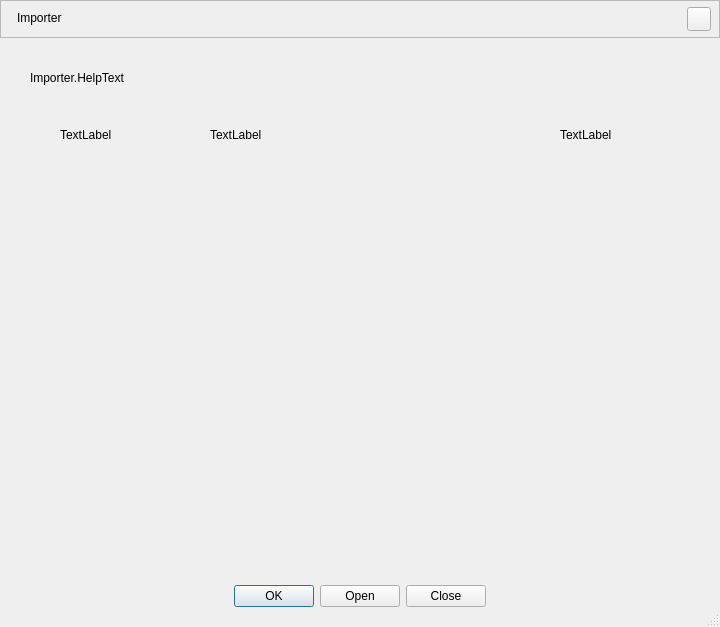
<?xml version="1.0" encoding="UTF-8"?>
<ui version="4.0">
 <class>AFQImporterDialog</class>
 <widget class="QDialog" name="AFQImporterDialog">
  <property name="geometry">
   <rect>
    <x>0</x>
    <y>0</y>
    <width>720</width>
    <height>627</height>
   </rect>
  </property>
  <property name="sizePolicy">
   <sizepolicy hsizetype="Fixed" vsizetype="Preferred">
    <horstretch>0</horstretch>
    <verstretch>0</verstretch>
   </sizepolicy>
  </property>
  <property name="minimumSize">
   <size>
    <width>720</width>
    <height>620</height>
   </size>
  </property>
  <property name="maximumSize">
   <size>
    <width>16777215</width>
    <height>16777215</height>
   </size>
  </property>
  <property name="windowTitle">
   <string>Importer</string>
  </property>
  <property name="sizeGripEnabled">
   <bool>true</bool>
  </property>
  <layout class="QVBoxLayout" name="verticalLayout">
   <property name="spacing">
    <number>0</number>
   </property>
   <property name="leftMargin">
    <number>0</number>
   </property>
   <property name="topMargin">
    <number>0</number>
   </property>
   <property name="rightMargin">
    <number>0</number>
   </property>
   <property name="bottomMargin">
    <number>0</number>
   </property>
   <item>
    <widget class="QFrame" name="titleFrame">
     <property name="sizePolicy">
      <sizepolicy hsizetype="Preferred" vsizetype="Fixed">
       <horstretch>0</horstretch>
       <verstretch>0</verstretch>
      </sizepolicy>
     </property>
     <property name="minimumSize">
      <size>
       <width>0</width>
       <height>38</height>
      </size>
     </property>
     <property name="maximumSize">
      <size>
       <width>16777215</width>
       <height>38</height>
      </size>
     </property>
     <property name="frameShape">
      <enum>QFrame::StyledPanel</enum>
     </property>
     <property name="frameShadow">
      <enum>QFrame::Raised</enum>
     </property>
     <layout class="QHBoxLayout" name="horizontalLayout">
      <property name="leftMargin">
       <number>16</number>
      </property>
      <property name="topMargin">
       <number>6</number>
      </property>
      <property name="rightMargin">
       <number>8</number>
      </property>
      <property name="bottomMargin">
       <number>8</number>
      </property>
      <item>
       <widget class="QLabel" name="labelTitle">
        <property name="text">
         <string>Importer</string>
        </property>
       </widget>
      </item>
      <item>
       <spacer name="horizontalSpacer">
        <property name="orientation">
         <enum>Qt::Horizontal</enum>
        </property>
        <property name="sizeHint" stdset="0">
         <size>
          <width>737</width>
          <height>19</height>
         </size>
        </property>
       </spacer>
      </item>
      <item>
       <widget class="QPushButton" name="pushButton_Close">
        <property name="sizePolicy">
         <sizepolicy hsizetype="Fixed" vsizetype="Fixed">
          <horstretch>0</horstretch>
          <verstretch>0</verstretch>
         </sizepolicy>
        </property>
        <property name="minimumSize">
         <size>
          <width>24</width>
          <height>24</height>
         </size>
        </property>
        <property name="maximumSize">
         <size>
          <width>24</width>
          <height>24</height>
         </size>
        </property>
        <property name="text">
         <string/>
        </property>
        <property name="iconSize">
         <size>
          <width>11</width>
          <height>11</height>
         </size>
        </property>
       </widget>
      </item>
     </layout>
    </widget>
   </item>
   <item>
    <layout class="QVBoxLayout" name="verticalLayout_2">
     <property name="leftMargin">
      <number>30</number>
     </property>
     <property name="rightMargin">
      <number>30</number>
     </property>
     <item>
      <layout class="QHBoxLayout" name="horizontalLayout_ImporterHelp">
       <property name="spacing">
        <number>0</number>
       </property>
       <property name="topMargin">
        <number>33</number>
       </property>
       <property name="bottomMargin">
        <number>30</number>
       </property>
       <item alignment="Qt::AlignVCenter">
        <widget class="QLabel" name="label_ImporterHelp">
         <property name="text">
          <string>Importer.HelpText</string>
         </property>
        </widget>
       </item>
      </layout>
     </item>
     <item>
      <widget class="QWidget" name="widget_Title" native="true">
       <property name="minimumSize">
        <size>
         <width>0</width>
         <height>40</height>
        </size>
       </property>
       <property name="maximumSize">
        <size>
         <width>16777215</width>
         <height>40</height>
        </size>
       </property>
       <layout class="QHBoxLayout" name="horizontalLayout_3">
        <property name="spacing">
         <number>10</number>
        </property>
        <property name="leftMargin">
         <number>0</number>
        </property>
        <property name="topMargin">
         <number>11</number>
        </property>
        <property name="rightMargin">
         <number>0</number>
        </property>
        <property name="bottomMargin">
         <number>10</number>
        </property>
        <item>
         <spacer name="horizontalSpacer_2">
          <property name="orientation">
           <enum>Qt::Horizontal</enum>
          </property>
          <property name="sizeType">
           <enum>QSizePolicy::Fixed</enum>
          </property>
          <property name="sizeHint" stdset="0">
           <size>
            <width>30</width>
            <height>20</height>
           </size>
          </property>
         </spacer>
        </item>
        <item>
         <widget class="QLabel" name="label_Name">
          <property name="minimumSize">
           <size>
            <width>140</width>
            <height>18</height>
           </size>
          </property>
          <property name="maximumSize">
           <size>
            <width>140</width>
            <height>18</height>
           </size>
          </property>
          <property name="text">
           <string>TextLabel</string>
          </property>
         </widget>
        </item>
        <item>
         <widget class="QLabel" name="label_Path">
          <property name="minimumSize">
           <size>
            <width>344</width>
            <height>18</height>
           </size>
          </property>
          <property name="maximumSize">
           <size>
            <width>344</width>
            <height>18</height>
           </size>
          </property>
          <property name="text">
           <string>TextLabel</string>
          </property>
         </widget>
        </item>
        <item>
         <widget class="QLabel" name="label_Platform">
          <property name="minimumSize">
           <size>
            <width>130</width>
            <height>18</height>
           </size>
          </property>
          <property name="maximumSize">
           <size>
            <width>130</width>
            <height>18</height>
           </size>
          </property>
          <property name="text">
           <string>TextLabel</string>
          </property>
         </widget>
        </item>
       </layout>
      </widget>
     </item>
     <item>
      <widget class="QScrollArea" name="scrollArea">
       <property name="frameShape">
        <enum>QFrame::NoFrame</enum>
       </property>
       <property name="horizontalScrollBarPolicy">
        <enum>Qt::ScrollBarAlwaysOff</enum>
       </property>
       <property name="widgetResizable">
        <bool>true</bool>
       </property>
       <widget class="QWidget" name="scrollAreaWidgetContents_Table">
        <property name="geometry">
         <rect>
          <x>0</x>
          <y>0</y>
          <width>660</width>
          <height>392</height>
         </rect>
        </property>
        <layout class="QVBoxLayout" name="verticalLayout_4">
         <property name="spacing">
          <number>0</number>
         </property>
         <property name="leftMargin">
          <number>0</number>
         </property>
         <property name="topMargin">
          <number>0</number>
         </property>
         <property name="rightMargin">
          <number>0</number>
         </property>
         <property name="bottomMargin">
          <number>0</number>
         </property>
         <item>
          <widget class="QWidget" name="widget_Table" native="true">
           <layout class="QVBoxLayout" name="verticalLayout_3">
            <property name="spacing">
             <number>10</number>
            </property>
            <property name="leftMargin">
             <number>0</number>
            </property>
            <property name="topMargin">
             <number>0</number>
            </property>
            <property name="rightMargin">
             <number>0</number>
            </property>
            <property name="bottomMargin">
             <number>0</number>
            </property>
           </layout>
          </widget>
         </item>
         <item>
          <spacer name="verticalSpacer">
           <property name="orientation">
            <enum>Qt::Vertical</enum>
           </property>
           <property name="sizeHint" stdset="0">
            <size>
             <width>20</width>
             <height>40</height>
            </size>
           </property>
          </spacer>
         </item>
        </layout>
       </widget>
      </widget>
     </item>
    </layout>
   </item>
   <item>
    <layout class="QHBoxLayout" name="horizontalLayout_2">
     <property name="spacing">
      <number>6</number>
     </property>
     <property name="topMargin">
      <number>20</number>
     </property>
     <property name="bottomMargin">
      <number>20</number>
     </property>
     <item alignment="Qt::AlignHCenter">
      <widget class="QDialogButtonBox" name="buttonBox">
       <property name="standardButtons">
        <set>QDialogButtonBox::Close|QDialogButtonBox::Ok|QDialogButtonBox::Open</set>
       </property>
      </widget>
     </item>
    </layout>
   </item>
  </layout>
 </widget>
 <resources>
  <include location="aneta-main-resource.qrc"/>
 </resources>
 <connections/>
</ui>
